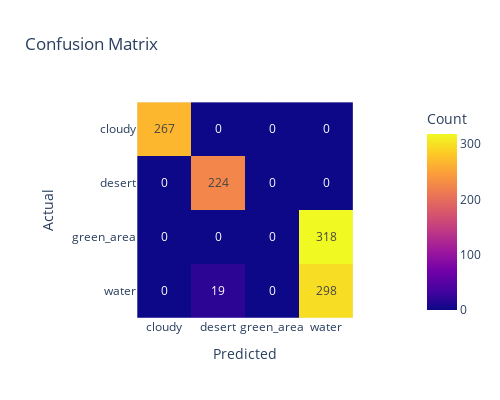

Here is the notebook cell this chart was saved with:
### Code cell
trueLabels = []
predictedLabels = []

for images, labels in satelliteValidationData:
    pred = cnnModel.predict(images)
    predictedLabels.extend(np.argmax(pred, axis = 1))
    trueLabels.extend(np.argmax(labels.numpy(), axis = 1))

confusionMatrix = confusion_matrix(trueLabels, predictedLabels)
print(confusionMatrix)

fig = px.imshow(confusionMatrix, 
                labels = dict(x = "Predicted", y = "Actual", color = "Count"), 
                x = satelliteTrainingData.class_names, 
                y = satelliteTrainingData.class_names,
                text_auto = True, 
                title = "Confusion Matrix"
               )
fig.update_layout(width = 500, height = 400)

### Figure 1 — Plotly figure (JSON) as saved in the notebook; plotly's stock layout.template omitted (floating-point values rounded to 4 significant figures)
{"data": [{"coloraxis": "coloraxis", "hovertemplate": "Predicted: %{x}<br>Actual: %{y}<br>Count: %{z}<extra></extra>", "name": "0", "texttemplate": "%{z}", "type": "heatmap", "x": ["cloudy", "desert", "green_area", "water"], "xaxis": "x", "y": ["cloudy", "desert", "green_area", "water"], "yaxis": "y", "z": [[267, 0, 0, 0], [0, 224, 0, 0], [0, 0, 0, 318], [0, 19, 0, 298]]}], "layout": {"coloraxis": {"colorbar": {"title": {"text": "Count"}}, "colorscale": [[0, "#0d0887"], [0.1111, "#46039f"], [0.2222, "#7201a8"], [0.3333, "#9c179e"], [0.4444, "#bd3786"], [0.5556, "#d8576b"], [0.6667, "#ed7953"], [0.7778, "#fb9f3a"], [0.8889, "#fdca26"], [1, "#f0f921"]]}, "height": 400, "title": {"text": "Confusion Matrix"}, "width": 500, "xaxis": {"anchor": "y", "autorange": true, "constrain": "domain", "domain": [0.1733, 0.8267], "range": [-0.5, 3.5], "scaleanchor": "y", "title": {"text": "Predicted"}, "type": "category"}, "yaxis": {"anchor": "x", "autorange": true, "constrain": "domain", "domain": [0.002315, 0.9977], "range": [3.5, -0.5], "title": {"text": "Actual"}, "type": "category"}}}
